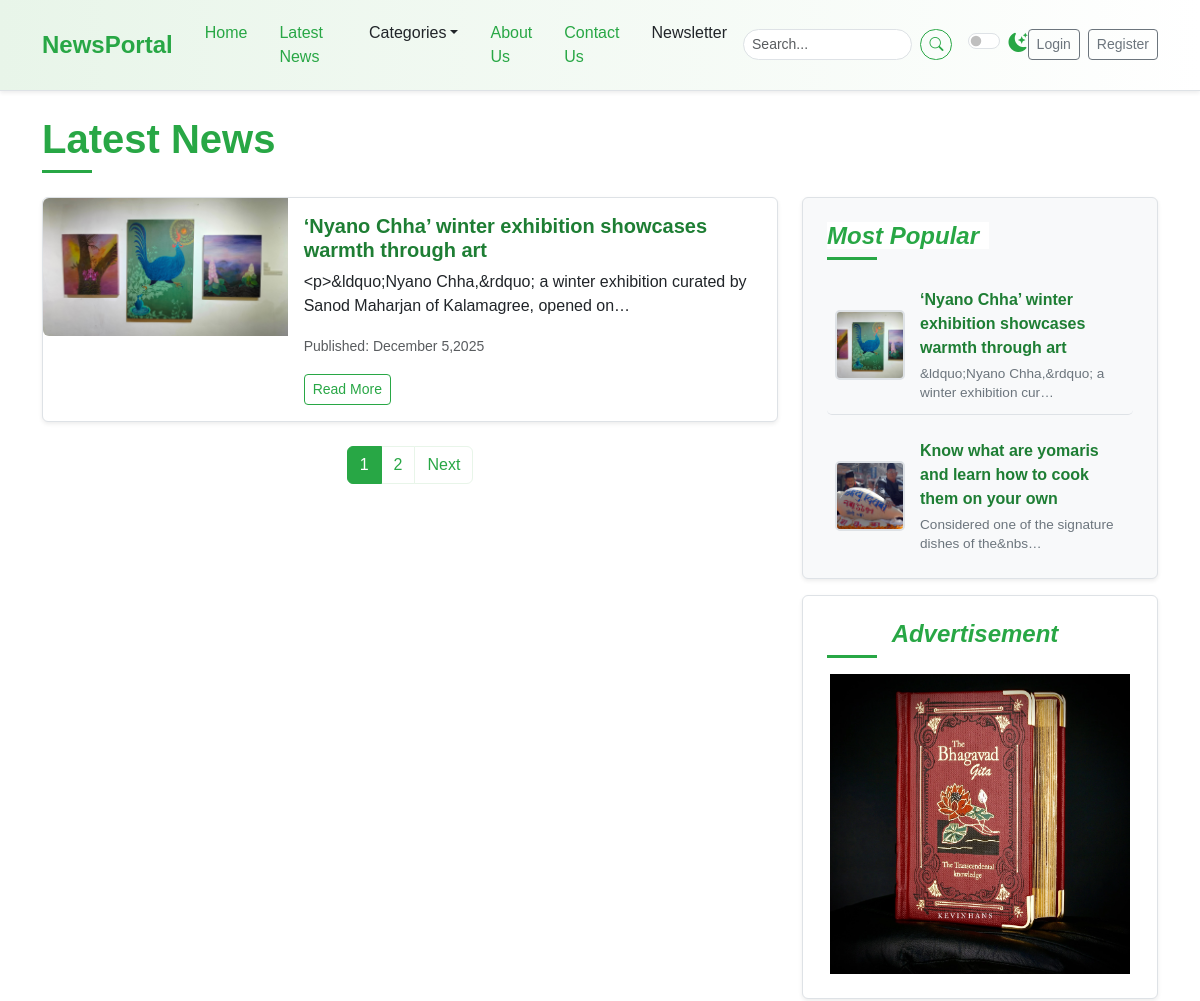
The page /post-list/ (upper part) on the database as committed earlier.
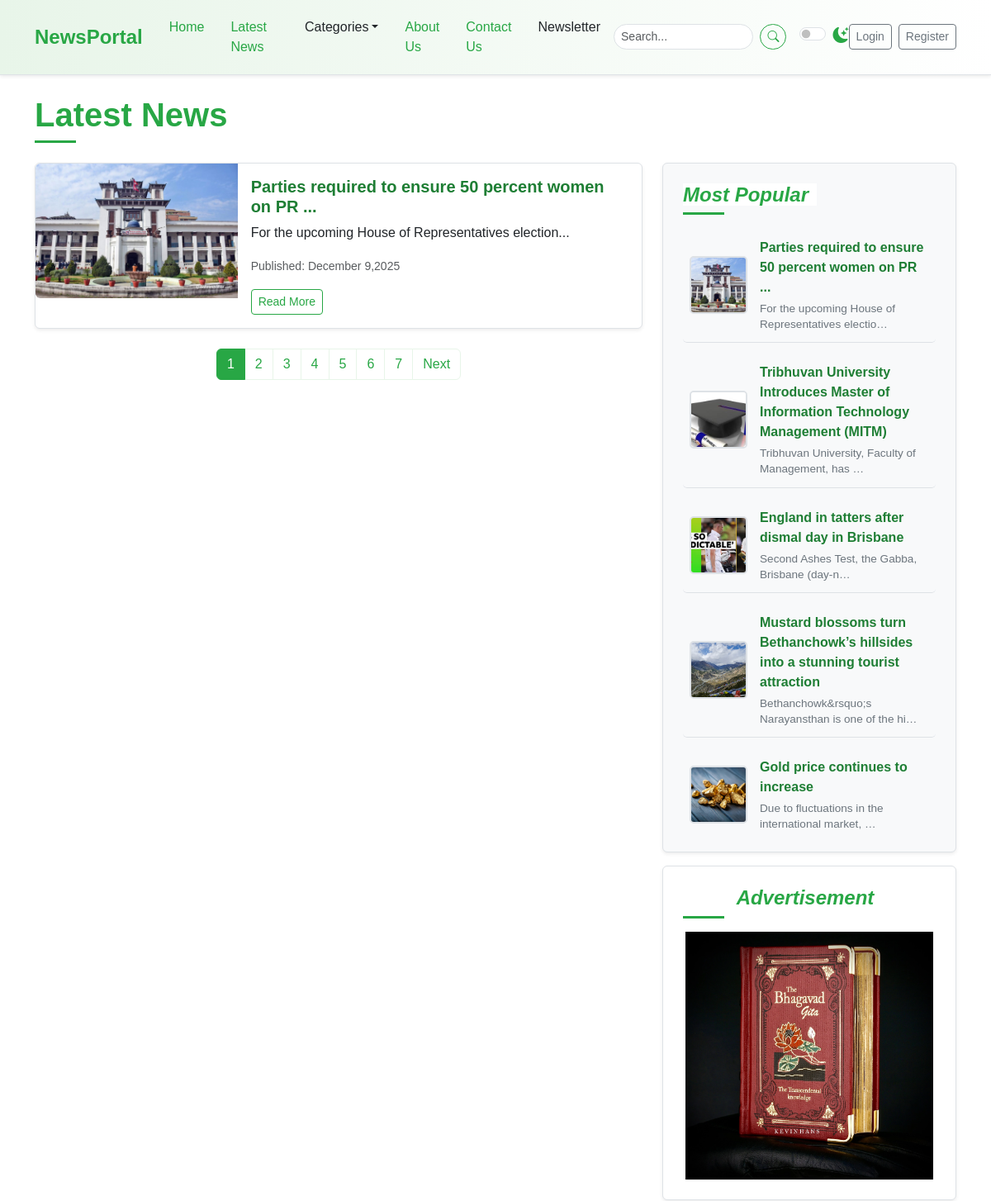
The same page on the database as committed later.
### newspaper/models.py (models this page shows, shortened)
class TimeStampModel(models.Model):
    created_at = models.DateTimeField(auto_now_add=True)
    updated_at = models.DateTimeField(auto_now=True)
    class Meta:
        abstract = True

class Post(TimeStampModel):
    STATUS_CHOICES = [
        ("active", "Active"),
        ("in_active", "Inactive"),
    ]
    title =models.CharField(max_length=200)
    content = HTMLField()
    featured_image = models.ImageField(upload_to="post_images/%Y/%m/%d", blank=False)
    author = models.ForeignKey("auth.User", on_delete=models.CASCADE)
    status = models.CharField(max_length=20, choices=STATUS_CHOICES, default="active")
    views_count = models.PositiveBigIntegerField(default=0)
    is_breaking_news = models.BooleanField(default=False)
    published_at = models.DateTimeField(null=True, blank=True)
    category = models.ForeignKey(Category, on_delete=models.CASCADE)
    tag = models.ManyToManyField(Tag)

### newspaper/views.py (the view)
# urls.py: path("post-list/", views.PostListView.as_view(), name="post-list"),
class PostListView(SidebarMixin, ListView):
    model = Post
    template_name = "newsportal/list/list.html"
    context_object_name = "posts"
    paginate_by = 1
    def get_queryset(self):
        return Post.objects.filter(
            published_at__isnull=False, status="active"
        ).order_by("-published_at")

### newspaper/nav.py (called while the page is built)
def navigation(request):
    categories = Category.objects.all()[:4]
    return {"categories": categories}

### newspaper/views.py (called while the page is built)
    def get_context_data(self, **kwargs):
        context = super().get_context_data(**kwargs)
        context["popular_posts"] = Post.objects.filter(
            published_at__isnull=False, status="active"
        ).order_by("-published_at")[:5]
        context["categories"] = Category.objects.all()
        context["tags"] = Tag.objects.all()
        context["advertisement"] = (
            Advertisement.objects.all().order_by("-created_at").first()
        )
        return context

### templates/newsportal/list/list.html (shortened to what this page needs)
{% extends "newsportal/base.html" %}
{% block content %}
    <div class="container mt-4">
      <h1 class="mb-4 section-title">
        <span>Latest News</span>
      </h1>
      <div class="row">
        <div class="col-lg-8">
         {% include "newsportal/list/left/post_list.html" with posts=page_obj %}
         {% include "newsportal/list/left/pagination.html" %}
        </div>
        <div class="col-lg-4">
          <div class="position-sticky sticky-sidebar-offset">
             {% include "newsportal/home/right/most_popular.html" %}
             {% include "newsportal/home/right/Advertisement.html" %}
          </div>
        </div>
      </div>
    </div>
{% endblock content %}

### templates/newsportal/list/left/post_list.html
  {% for post in posts %}
          <div class="card mb-4 shadow-sm news-list-item">
            <div class="row g-0">
              <div class="col-md-4">
                <img src="{{ post.featured_image.url}}"
                     width="300"
                     height="200"
                     class="img-fluid rounded-start"
                     alt="{{ post.title }}" />
              </div>
              <div class="col-md-8">
                <div class="card-body">
                  <h5 class="card-title">{{ post.title }}</h5>
                  <p class="card-text">{{ post.content|truncatechars:100}}
                  </p>
                  <p class="card-text">
                    <small class="text-muted">Published: {{ post.published_at|date:"F j,Y"}}</small>
                  </p>
                  <a href="{% url 'post-detail' post.pk %}" class="btn btn-outline-success btn-sm">Read More</a>
                </div>
              </div>
            </div>
          </div>
  {% endfor %}

### templates/newsportal/home/right/most_popular.html
            <div class="p-4 mb-3 bg-light rounded sidebar-widget shadow-sm">
              <h4 class="fst-italic section-title">
                <span>Most Popular</span>
              </h4>
              <ul class="list-unstyled mb-0 popular-list">
                 {% for post in popular_posts %}
                 <li>
                  <img src="{{ post.featured_image.url }}"
                       width="70"
                       height="70"
                       alt="Popular 1" />
                  <div>
                      <a href="{% url 'post-detail' post.pk %}" class="popular-title-link">{{ post.title }}</a>
                      <p class="popular-description">{{ post.content|striptags|truncatechars:50 }}</p>
                  </div>
                 </li>
                {% endfor %}
              </ul>
            </div>

Rows that differ between the two databases and show on the page:
no longer on this page (row unchanged): Post: featured_image (picture), title "‘Nyano Chha’ winter exhibition showcases warmth through art", content "<p>&ldquo;Nyano Chha,&rdquo; a winter exhibition curated by Sanod Maharjan of Kalamagree, opened on…", published_at "December 5,2025", content "&ldquo;Nyano Chha,&rdquo; a winter exhibition cur…"
no longer on this page (row unchanged): Post: featured_image (picture), title "Know what are yomaris and learn how to cook them on your own", content "Considered one of the signature dishes of the&nbs…", shown under "Most Popular"
added Post: featured_image (picture), title "Parties required to ensure 50 percent women on PR ...", content "For the upcoming House of Representatives election...", published_at "December 9,2025", content "For the upcoming House of Representatives electio…"
added Post: featured_image (picture), title "Tribhuvan University Introduces Master of Information Technology Management (MITM)", content "Tribhuvan University, Faculty of Management, has …", shown under "Most Popular"
added Post: featured_image (picture), title "England in tatters after dismal day in Brisbane", content "Second Ashes Test, the Gabba, Brisbane (day-n…", shown under "Most Popular"
added Post: featured_image (picture), title "Mustard blossoms turn Bethanchowk’s hillsides into a stunning tourist attraction", content "Bethanchowk&rsquo;s Narayansthan is one of the hi…", shown under "Most Popular"
added Post: featured_image (picture), title "Gold price continues to increase", content "Due to fluctuations in the international market, …", shown under "Most Popular"
Other text that changed with them:
new list line: "3"
new list line: "4"
new list line: "5"
new list line: "6"
new list line: "7"
